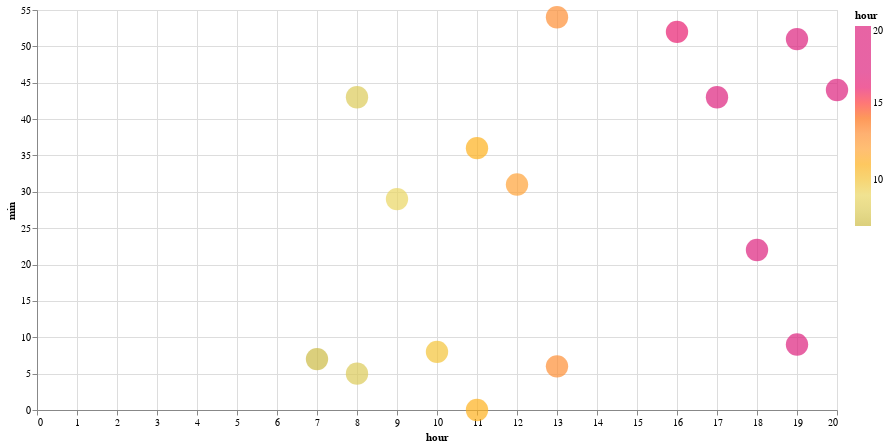

The notebook cell this image was saved under:
### Code cell
df_vis1, df_vis2 = compare_approaches(
    stop_id="2307469",
    organization_name="City of Visalia",
    route_id="2042",
    stop_sequence=27,
)

### Figure 1 — Vega-Lite specification as saved in the notebook (floating-point values rounded to 4 significant figures)
{"config": {"view": {"continuousWidth": 300, "continuousHeight": 300}}, "data": {"name": "data-f943bbd0509691d6101f661fb5fefef4"}, "mark": {"type": "circle", "size": 500}, "encoding": {"color": {"field": "hour", "scale": {"range": ["#ccbb44", "#e9d868", "#fcb40e", "#ff9c42", "#fc5c04", "#dd217d", "#dd217d", "#dd217d"]}, "type": "quantitative"}, "tooltip": [{"field": "hour", "type": "quantitative"}, {"field": "min", "type": "quantitative"}, {"field": "actual_arrival_lag_min", "type": "quantitative"}], "x": {"field": "hour", "type": "quantitative"}, "y": {"field": "min", "type": "quantitative"}}, "height": 400, "width": 800, "$schema": "https://vega.github.io/schema/vega-lite/v5.17.0.json", "datasets": {"data-f943bbd0509691d6101f661fb5fefef4": [{"caltrans_district": "06 - Fresno", "schedule_gtfs_dataset_key": "3bda4652977200408690059ef2ec4b4d", "feed_key": "0e89d1fd3bd2a09bbbd0d4f79ea5663b", "organization_name": "City of Visalia", "route_long_name": "Route 9", "route_type": "Bus", "route_id": "2042", "direction_id": 1.0, "stop_id": "2307469", "stop_sequence": 27, "trip_instance_key": "ebd2acc23ee7fe30c9a6bb15d74fd95e", "rt_arrival_sec": 25636, "scheduled_arrival_sec": 25980.0, "converted_rt_arrival": "2024-05-22T07:07:16", "converted_schd_arrival": "2024-05-22T07:13:00", "actual_arrival_lag_min": null, "scheduled_arrival_lag_min": null, "hour": 7, "min": 7}, {"caltrans_district": "06 - Fresno", "schedule_gtfs_dataset_key": "3bda4652977200408690059ef2ec4b4d", "feed_key": "0e89d1fd3bd2a09bbbd0d4f79ea5663b", "organization_name": "City of Visalia", "route_long_name": "Route 9", "route_type": "Bus", "route_id": "2042", "direction_id": 1.0, "stop_id": "2307469", "stop_sequence": 27, "trip_instance_key": "1abb49372a11e2a3364b53db406c84d0", "rt_arrival_sec": 29137, "scheduled_arrival_sec": 28680.0, "converted_rt_arrival": "2024-05-22T08:05:37", "converted_schd_arrival": "2024-05-22T07:58:00", "actual_arrival_lag_min": 58.35, "scheduled_arrival_lag_min": 45.0, "hour": 8, "min": 5}, {"caltrans_district": "06 - Fresno", "schedule_gtfs_dataset_key": "3bda4652977200408690059ef2ec4b4d", "feed_key": "0e89d1fd3bd2a09bbbd0d4f79ea5663b", "organization_name": "City of Visalia", "route_long_name": "Route 9", "route_type": "Bus", "route_id": "2042", "direction_id": 1.0, "stop_id": "2307469", "stop_sequence": 27, "trip_instance_key": "1a298c458762106bce40d869d7785a88", "rt_arrival_sec": 31396, "scheduled_arrival_sec": 31380.0, "converted_rt_arrival": "2024-05-22T08:43:16", "converted_schd_arrival": "2024-05-22T08:43:00", "actual_arrival_lag_min": 37.65, "scheduled_arrival_lag_min": 45.0, "hour": 8, "min": 43}, {"caltrans_district": "06 - Fresno", "schedule_gtfs_dataset_key": "3bda4652977200408690059ef2ec4b4d", "feed_key": "0e89d1fd3bd2a09bbbd0d4f79ea5663b", "organization_name": "City of Visalia", "route_long_name": "Route 9", "route_type": "Bus", "route_id": "2042", "direction_id": 1.0, "stop_id": "2307469", "stop_sequence": 27, "trip_instance_key": "3542873b27c0a9dda855cdc3ce155c81", "rt_arrival_sec": 34144, "scheduled_arrival_sec": 34080.0, "converted_rt_arrival": "2024-05-22T09:29:04", "converted_schd_arrival": "2024-05-22T09:28:00", "actual_arrival_lag_min": 45.8, "scheduled_arrival_lag_min": 45.0, "hour": 9, "min": 29}, {"caltrans_district": "06 - Fresno", "schedule_gtfs_dataset_key": "3bda4652977200408690059ef2ec4b4d", "feed_key": "0e89d1fd3bd2a09bbbd0d4f79ea5663b", "organization_name": "City of Visalia", "route_long_name": "Route 9", "route_type": "Bus", "route_id": "2042", "direction_id": 1.0, "stop_id": "2307469", "stop_sequence": 27, "trip_instance_key": "13f983d49594de2625b1d316f2267be0", "rt_arrival_sec": 36534, "scheduled_arrival_sec": 36780.0, "converted_rt_arrival": "2024-05-22T10:08:54", "converted_schd_arrival": "2024-05-22T10:13:00", "actual_arrival_lag_min": 39.83, "scheduled_arrival_lag_min": 45.0, "hour": 10, "min": 8}, {"caltrans_district": "06 - Fresno", "schedule_gtfs_dataset_key": "3bda4652977200408690059ef2ec4b4d", "feed_key": "0e89d1fd3bd2a09bbbd0d4f79ea5663b", "organization_name": "City of Visalia", "route_long_name": "Route 9", "route_type": "Bus", "route_id": "2042", "direction_id": 1.0, "stop_id": "2307469", "stop_sequence": 27, "trip_instance_key": "cb80d560ca4f16c4d6a6d1e14ae483c8", "rt_arrival_sec": 39606, "scheduled_arrival_sec": 39480.0, "converted_rt_arrival": "2024-05-22T11:00:06", "converted_schd_arrival": "2024-05-22T10:58:00", "actual_arrival_lag_min": 51.2, "scheduled_arrival_lag_min": 45.0, "hour": 11, "min": 0}, {"caltrans_district": "06 - Fresno", "schedule_gtfs_dataset_key": "3bda4652977200408690059ef2ec4b4d", "feed_key": "0e89d1fd3bd2a09bbbd0d4f79ea5663b", "organization_name": "City of Visalia", "route_long_name": "Route 9", "route_type": "Bus", "route_id": "2042", "direction_id": 1.0, "stop_id": "2307469", "stop_sequence": 27, "trip_instance_key": "bedab96f09bdbe43ff8ab84078b368fe", "rt_arrival_sec": 41795, "scheduled_arrival_sec": 42180.0, "converted_rt_arrival": "2024-05-22T11:36:35", "converted_schd_arrival": "2024-05-22T11:43:00", "actual_arrival_lag_min": 36.48, "scheduled_arrival_lag_min": 45.0, "hour": 11, "min": 36}, {"caltrans_district": "06 - Fresno", "schedule_gtfs_dataset_key": "3bda4652977200408690059ef2ec4b4d", "feed_key": "0e89d1fd3bd2a09bbbd0d4f79ea5663b", "organization_name": "City of Visalia", "route_long_name": "Route 9", "route_type": "Bus", "route_id": "2042", "direction_id": 1.0, "stop_id": "2307469", "stop_sequence": 27, "trip_instance_key": "bdcf2753cb4418bb13f461899d3a91ac", "rt_arrival_sec": 45072, "scheduled_arrival_sec": 44880.0, "converted_rt_arrival": "2024-05-22T12:31:12", "converted_schd_arrival": "2024-05-22T12:28:00", "actual_arrival_lag_min": 54.62, "scheduled_arrival_lag_min": 45.0, "hour": 12, "min": 31}, {"caltrans_district": "06 - Fresno", "schedule_gtfs_dataset_key": "3bda4652977200408690059ef2ec4b4d", "feed_key": "0e89d1fd3bd2a09bbbd0d4f79ea5663b", "organization_name": "City of Visalia", "route_long_name": "Route 9", "route_type": "Bus", "route_id": "2042", "direction_id": 1.0, "stop_id": "2307469", "stop_sequence": 27, "trip_instance_key": "f8557763ec11e4c7f0c23d5586e2a2fa", "rt_arrival_sec": 47216, "scheduled_arrival_sec": 47580.0, "converted_rt_arrival": "2024-05-22T13:06:56", "converted_schd_arrival": "2024-05-22T13:13:00", "actual_arrival_lag_min": 35.73, "scheduled_arrival_lag_min": 45.0, "hour": 13, "min": 6}, {"caltrans_district": "06 - Fresno", "schedule_gtfs_dataset_key": "3bda4652977200408690059ef2ec4b4d", "feed_key": "0e89d1fd3bd2a09bbbd0d4f79ea5663b", "organization_name": "City of Visalia", "route_long_name": "Route 9", "route_type": "Bus", "route_id": "2042", "direction_id": 1.0, "stop_id": "2307469", "stop_sequence": 27, "trip_instance_key": "9fbc41afc158ec85be2e3f303d195754", "rt_arrival_sec": 50079, "scheduled_arrival_sec": 50280.0, "converted_rt_arrival": "2024-05-22T13:54:39", "converted_schd_arrival": "2024-05-22T13:58:00", "actual_arrival_lag_min": 47.72, "scheduled_arrival_lag_min": 45.0, "hour": 13, "min": 54}, {"caltrans_district": "06 - Fresno", "schedule_gtfs_dataset_key": "3bda4652977200408690059ef2ec4b4d", "feed_key": "0e89d1fd3bd2a09bbbd0d4f79ea5663b", "organization_name": "City of Visalia", "route_long_name": "Route 9", "route_type": "Bus", "route_id": "2042", "direction_id": 1.0, "stop_id": "2307469", "stop_sequence": 27, "trip_instance_key": "979966c89e38bfa273dcb098b549c9be", "rt_arrival_sec": 60737, "scheduled_arrival_sec": 61080.0, "converted_rt_arrival": "2024-05-22T16:52:17", "converted_schd_arrival": "2024-05-22T16:58:00", "actual_arrival_lag_min": 177.6, "scheduled_arrival_lag_min": 180.0, "hour": 16, "min": 52}, {"caltrans_district": "06 - Fresno", "schedule_gtfs_dataset_key": "3bda4652977200408690059ef2ec4b4d", "feed_key": "0e89d1fd3bd2a09bbbd0d4f79ea5663b", "organization_name": "City of Visalia", "route_long_name": "Route 9", "route_type": "Bus", "route_id": "2042", "direction_id": 1.0, "stop_id": "2307469", "stop_sequence": 27, "trip_instance_key": "4456eb17a98578a2c4f001425b9d1f54", "rt_arrival_sec": 63794, "scheduled_arrival_sec": 58380.0, "converted_rt_arrival": "2024-05-22T17:43:14", "converted_schd_arrival": "2024-05-22T16:13:00", "actual_arrival_lag_min": 50.95, "scheduled_arrival_lag_min": -45.0, "hour": 17, "min": 43}, {"caltrans_district": "06 - Fresno", "schedule_gtfs_dataset_key": "3bda4652977200408690059ef2ec4b4d", "feed_key": "0e89d1fd3bd2a09bbbd0d4f79ea5663b", "organization_name": "City of Visalia", "route_long_name": "Route 9", "route_type": "Bus", "route_id": "2042", "direction_id": 1.0, "stop_id": "2307469", "stop_sequence": 27, "trip_instance_key": "0734579d64eee41b749075395b7aaa22", "rt_arrival_sec": 66137, "scheduled_arrival_sec": 66480.0, "converted_rt_arrival": "2024-05-22T18:22:17", "converted_schd_arrival": "2024-05-22T18:28:00", "actual_arrival_lag_min": 39.05, "scheduled_arrival_lag_min": 135.0, "hour": 18, "min": 22}, {"caltrans_district": "06 - Fresno", "schedule_gtfs_dataset_key": "3bda4652977200408690059ef2ec4b4d", "feed_key": "0e89d1fd3bd2a09bbbd0d4f79ea5663b", "organization_name": "City of Visalia", "route_long_name": "Route 9", "route_type": "Bus", "route_id": "2042", "direction_id": 1.0, "stop_id": "2307469", "stop_sequence": 27, "trip_instance_key": "bca6d918edf555f4b6898bc03d73919b", "rt_arrival_sec": 68971, "scheduled_arrival_sec": 63780.0, "converted_rt_arrival": "2024-05-22T19:09:31", "converted_schd_arrival": "2024-05-22T17:43:00", "actual_arrival_lag_min": 47.23, "scheduled_arrival_lag_min": -45.0, "hour": 19, "min": 9}, {"caltrans_district": "06 - Fresno", "schedule_gtfs_dataset_key": "3bda4652977200408690059ef2ec4b4d", "feed_key": "0e89d1fd3bd2a09bbbd0d4f79ea5663b", "organization_name": "City of Visalia", "route_long_name": "Route 9", "route_type": "Bus", "route_id": "2042", "direction_id": 1.0, "stop_id": "2307469", "stop_sequence": 27, "trip_instance_key": "a2c29e9e5b56d105d120614bc30b5f7a", "rt_arrival_sec": 71482, "scheduled_arrival_sec": 71880.0, "converted_rt_arrival": "2024-05-22T19:51:22", "converted_schd_arrival": "2024-05-22T19:58:00", "actual_arrival_lag_min": 41.85, "scheduled_arrival_lag_min": 135.0, "hour": 19, "min": 51}, {"caltrans_district": "06 - Fresno", "schedule_gtfs_dataset_key": "3bda4652977200408690059ef2ec4b4d", "feed_key": "0e89d1fd3bd2a09bbbd0d4f79ea5663b", "organization_name": "City of Visalia", "route_long_name": "Route 9", "route_type": "Bus", "route_id": "2042", "direction_id": 1.0, "stop_id": "2307469", "stop_sequence": 27, "trip_instance_key": "09d1a1b116a574792481498bd6e6ded7", "rt_arrival_sec": 74667, "scheduled_arrival_sec": 69180.0, "converted_rt_arrival": "2024-05-22T20:44:27", "converted_schd_arrival": "2024-05-22T19:13:00", "actual_arrival_lag_min": 53.08, "scheduled_arrival_lag_min": -45.0, "hour": 20, "min": 44}]}}
